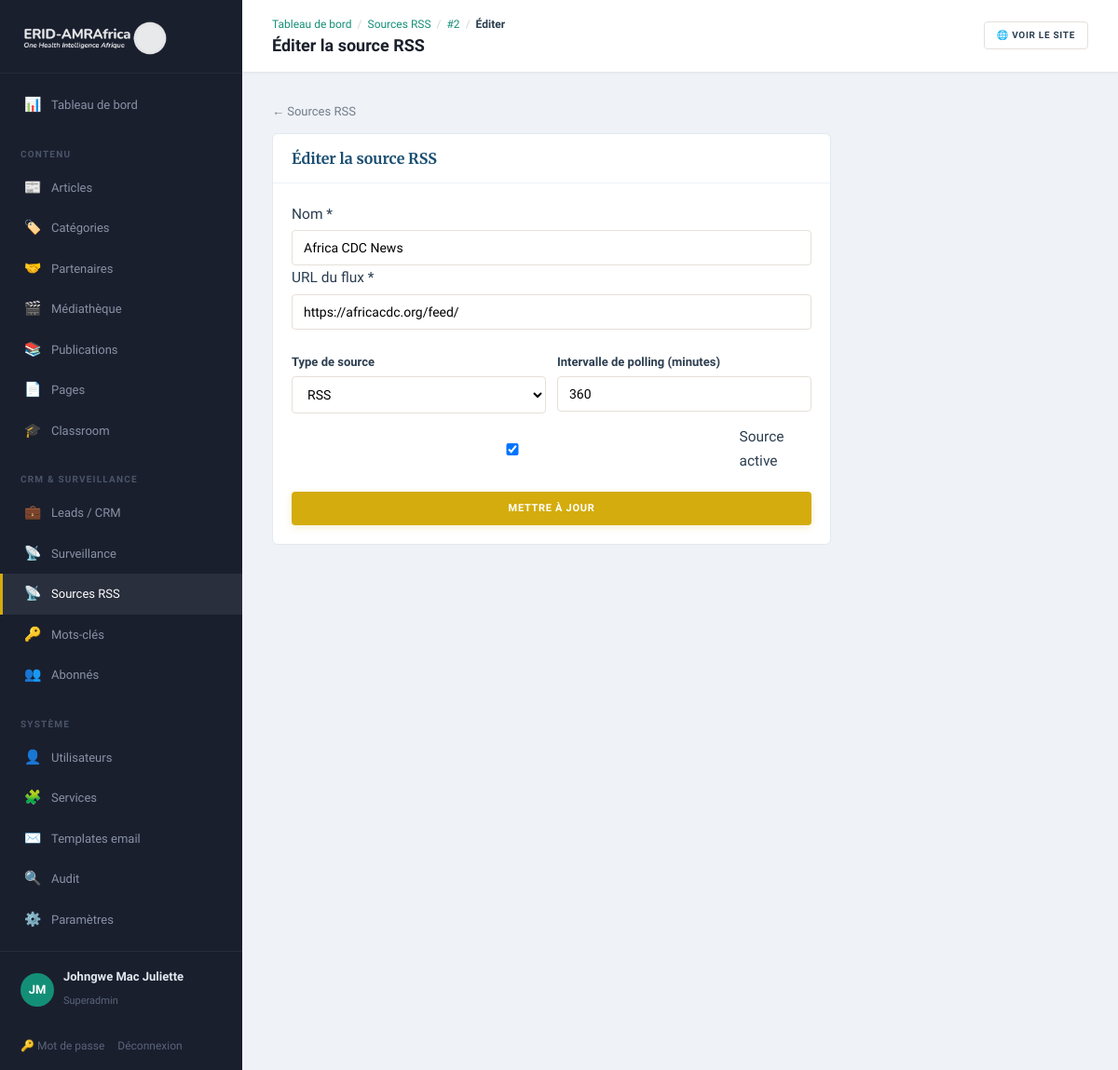
/admin/rss-sources/2/edit (signed in), run on the app's committed database.
### tables this page shows
CREATE TABLE rss_sources (
    id              INT UNSIGNED AUTO_INCREMENT PRIMARY KEY,
    name            VARCHAR(200)    NOT NULL,
    url             VARCHAR(500)    NOT NULL,
    source_type     ENUM('rss','atom','custom') NOT NULL DEFAULT 'rss',
    is_active       TINYINT(1)      NOT NULL DEFAULT 1,
    poll_interval   SMALLINT        NOT NULL DEFAULT 360 COMMENT 'minutes between polls',
    last_polled_at  DATETIME        NULL,
    last_error      VARCHAR(500)    NULL,
    items_ingested  INT UNSIGNED    NOT NULL DEFAULT 0,
    created_at      DATETIME        NOT NULL DEFAULT CURRENT_TIMESTAMP,
    updated_at      DATETIME        NOT NULL DEFAULT CURRENT_TIMESTAMP ON UPDATE CURRENT_TIMESTAMP
);

### app/Core/View.php (called while the page is built, shortened)
<?php
final class View
{
    public static function render(string $template, array $data = [], string $layout = 'public'): void
    {
        $root = Config::get('root');
        extract($data, EXTR_SKIP);
        require $root . '/app/Views/' . $template . '.php';
    }
    public static function e(?string $s): string
    {
        return htmlspecialchars((string) $s, ENT_QUOTES, 'UTF-8');
    }
}

### app/Core/Controller.php (called while the page is built, shortened)
<?php
abstract class Controller
{
    protected function view(string $template, array $data = [], string $layout = 'public'): void
    {
        View::render($template, $data, $layout);
    }
}

### app/Controllers/Admin/RssSourcesController.php (called while the page is built, shortened)
<?php
final class RssSourcesController extends Controller
{
    public function edit(string $id): void
    {
        $source = Database::one('SELECT * FROM rss_sources WHERE id = ?', [(int) $id]);
        $this->view('admin/rss_source_form', ['title' => 'Éditer la source RSS', 'source' => $source], 'admin');
    }
}

### public/index.php (called while the page is built, shortened)
<?php
spl_autoload_register(function (string $class): void {
    $path = APP_ROOT . '/app/' . str_replace('\\', '/', substr($class, 4)) . '.php';
});
$router = new Router();
$router->dispatch($_SERVER['REQUEST_METHOD'], $_SERVER['REQUEST_URI']);

### app/Core/Config.php (called while the page is built, shortened)
<?php
final class Config
{
    private static array $data = [];
    public static function load(string $root): void
    {
        $env = [];
        self::$data = [
            'app' => [
                'name'   => $env['APP_NAME']   ?? 'ERID-AMRAfrica',
                'env'    => $env['APP_ENV']    ?? 'production',
                'url'    => $env['APP_URL']    ?? 'http://localhost:8080',
                'locale' => $env['APP_LOCALE'] ?? 'fr',
            ],
            'db' => [
                'host' => $env['DB_HOST'] ?? '127.0.0.1',
                'port' => $env['DB_PORT'] ?? '3306',
                'name' => $env['DB_NAME'] ?? 'erid_amrafrica',
                'user' => $env['DB_USER'] ?? 'root',
                'pass' => $env['DB_PASS'] ?? '',
            ],
            'mail' => [
                'from'      => $env['MAIL_FROM'] ?? 'consulting@erid-amrafrica.org',
                'from_name' => $env['MAIL_FROM_NAME'] ?? 'ERID-AMRAfrica',
            ],
            'root' => $root,
        ];
    }
    public static function get(string $key): mixed
    {
        return self::$data[$key] ?? null;
    }
}

### app/Core/Database.php (called while the page is built, shortened)
<?php
final class Database
{
    private static ?PDO $pdo = null;
    public static function pdo(): PDO
    {
        if (self::$pdo === null) {
            $cfg = Config::get('db');
            $dsn = sprintf(
                'mysql:host=%s;port=%s;dbname=%s;charset=utf8mb4',
                $cfg['host'], $cfg['port'], $cfg['name']
            );
            try {
                self::$pdo = new PDO($dsn, $cfg['user'], $cfg['pass'], [
                    PDO::ATTR_ERRMODE            => PDO::ERRMODE_EXCEPTION,
                    PDO::ATTR_DEFAULT_FETCH_MODE => PDO::FETCH_ASSOC,
                    PDO::ATTR_EMULATE_PREPARES   => false,
                    PDO::MYSQL_ATTR_INIT_COMMAND => "SET NAMES utf8mb4 COLLATE utf8mb4_unicode_ci",
                ]);
            } catch (PDOException $e) {
                http_response_code(500);
                exit('Database connection failed.');
            }
        }
        return self::$pdo;
    }
    public static function one(string $sql, array $params = []): ?array
    {
        $stmt = self::pdo()->prepare($sql);
        $stmt->execute($params);
        $row = $stmt->fetch();
        return $row ?: null;
    }
}

### app/Views/admin/rss_source_form.php (the view, shortened to what this page needs)
<?php
$e = fn($s) => View::e($s);
$s = $source ?? [];
$isEdit = !empty($s);
?>
<a class="back" href="/admin/rss-sources">&larr; Sources RSS</a>
<div class="panel" style="max-width:600px">
  <h2><?= $isEdit ? 'Éditer la source RSS' : 'Nouvelle source RSS' ?></h2>
  <form method="post" action="<?= $isEdit ? '/admin/rss-sources/' . (int)$s['id'] : '/admin/rss-sources' ?>">
    <label>Nom *<input type="text" name="name" required value="<?= $e($s['name'] ?? '') ?>" placeholder="WHO Disease Outbreak News"></label>
    <label style="margin-top:12px">URL du flux *<input type="url" name="url" required value="<?= $e($s['url'] ?? '') ?>" placeholder="https://www.who.int/feeds/entity/don/en/rss.xml"></label>
    <div class="form-grid" style="margin-top:12px">
      <label>Type de source
        <select name="source_type">
          <?php foreach (['rss', 'atom', 'custom'] as $t): ?>
            <option value="<?= $t ?>" <?= ($s['source_type'] ?? 'rss') === $t ? 'selected' : '' ?>><?= strtoupper($t) ?></option>
          <?php endforeach; ?>
        </select>
      </label>
      <label>Intervalle de polling (minutes)<input type="number" name="poll_interval" min="30" value="<?= (int)($s['poll_interval'] ?? 360) ?>"></label>
    </div>
    <label style="margin-top:12px;display:flex;align-items:center;gap:8px">
      <input type="checkbox" name="is_active" value="1" <?= ($s['is_active'] ?? 1) ? 'checked' : '' ?>> Source active
    </label>
    <button class="btn btn-gold full" type="submit" style="margin-top:20px"><?= $isEdit ? 'Mettre à jour' : 'Créer la source' ?></button>
  </form>
</div>

### app/Core/Router.php (shortened to what this page needs)
<?php
final class Router
{
    private array $routes = ['GET' => [], 'POST' => []];
    public function get(string $path, callable|array $handler): void
    {
        $this->routes['GET'][$this->normalize($path)] = $handler;
    }
    public function post(string $path, callable|array $handler): void
    {
        $this->routes['POST'][$this->normalize($path)] = $handler;
    }
    private function normalize(string $path): string
    {
        return '/' . trim($path, '/');
    }
    public function dispatch(string $method, string $uri): void
    {
        $path = $this->normalize(parse_url($uri, PHP_URL_PATH) ?: '/');
        foreach ($this->routes[$method] ?? [] as $route => $handler) {
            $pattern = '#^' . preg_replace('#\{[a-zA-Z_]+\}#', '([^/]+)', $route) . '$#';
            if (preg_match($pattern, $path, $m)) {
                array_shift($m);
                $this->invoke($handler, $m);
                return;
            }
        }
    }
    private function invoke(callable|array $handler, array $args): void
    {
        if (is_array($handler)) {
            [$class, $method] = $handler;
            (new $class())->{$method}(...$args);
            return;
        }
    }
}

### public/assets/css/app.css (style rules this page uses)
:root { --navy:#1B4F72;--navy-d:#154360;--navy-l:#2E86C1; --teal:#148F77;--teal-d:#0E6655;--teal-l:#1ABC9C; --gold:#D4AC0D;--gold-d:#B7950B;--gold-l:#F4D03F; --green:#27AE60;--green-d:#1E8449;--green-l:#58D68D; --burgundy:#78281F;--burgundy-d:#5B1F18; --red:#CB4335;--warm:#F8F4EF; --accent:#148F77; --c-spillover:#1B4F72;--c-amr:#148F77;--c-policy:#D4AC0D;--c-tech:#27AE60; --ink:#2C3E50;--muted:#717D8A;--light:#A6ACAF; --bg:#FCFAF7;--bg-alt:#F4F0EB;--card:#fff;--line:#E5E0D8; --font-d:'Merriweather',Georgia,serif; --font-b:'Source Sans 3','Source Sans Pro',system-ui,sans-serif; --w:1140px; --radius:10px;--radius-sm:6px;--radius-xs:4px; --shadow:0 2px 12px rgba(44,62,80,.05); --shadow-lg:0 8px 28px rgba(44,62,80,.08); --shadow-hover:0 6px 24px rgba(44,62,80,.1); }
*,*::before,*::after { box-sizing:border-box }
html { overflow-x:hidden }
body { margin:0;font-family:var(--font-b);color:var(--ink);background:var(--bg);line-height:1.7;font-size:15.5px;-webkit-font-smoothing:antialiased;overflow-x:hidden }
a { color:var(--ink);text-decoration:none;transition:color .25s }
h1,h2,h3,h4 { font-family:var(--font-d);line-height:1.25;margin:0 }
.btn { display:inline-flex;align-items:center;justify-content:center;gap:6px;padding:10px 20px;font-weight:700;border:none;cursor:pointer;font-size:11px;font-family:var(--font-b);text-transform:uppercase;letter-spacing:.7px;transition:all .25s;line-height:1.4;border-radius:var(--radius-xs);position:relative }
.btn.full { width:100% }
.btn-gold { background:var(--gold);color:#fff;box-shadow:0 2px 8px rgba(212,172,13,.2) }
.intake-form label,.form-grid label { display:block;font-weight:600;color:var(--ink);margin:12px 0 0;font-size:13px }
.intake-form input,.intake-form textarea,.intake-form select,.form-grid input,.form-grid textarea,.form-grid select,.panel input,.panel textarea,.panel select { width:100%;padding:10px 12px;border:1px solid var(--line);border-radius:var(--radius-xs);font-family:inherit;font-size:14px;margin-top:4px;background:#fff;transition:border .25s }
.form-grid { display:grid;grid-template-columns:1fr 1fr;gap:12px }
.back { display:inline-flex;align-items:center;gap:5px;margin-bottom:12px;color:var(--muted);font-size:13px;font-weight:500 }
body.admin { display:flex;background:#EFF2F7;font-family:var(--font-b);min-height:100vh }
.panel { background:#fff;border:1px solid #E2E8F0;padding:0;margin-bottom:18px;border-radius:var(--radius-sm);overflow:hidden }
.panel h2 { color:var(--navy);margin:0;font-size:16px;padding:16px 20px;border-bottom:1px solid #EDF2F7 }
.panel > form,.panel > dl,.panel > div:not(.panel__head):not(.dash-mini-list) { padding:20px }

### data on the page
rss_sources: name "Africa CDC News", url "https://africacdc.org/feed/", source_type "RSS", poll_interval "360", is_active "☑"

### other printed values
$e($c[0]) "Tableau de bord"
$e($c[0]) "Sources RSS"
$e($c[0]) "#2"
$e($c[0]) "Éditer"
